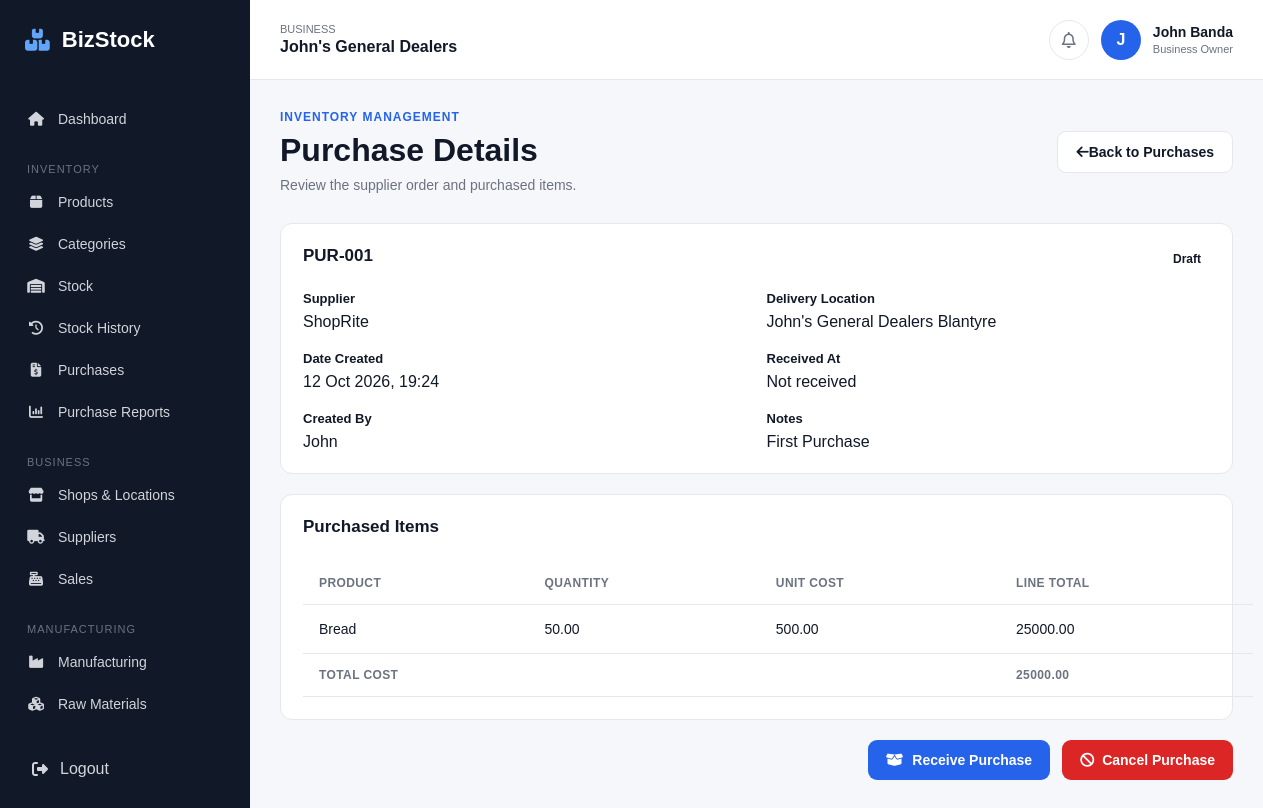
/inventory/purchases/1/ (signed in), run on an earlier commit of the app's database.
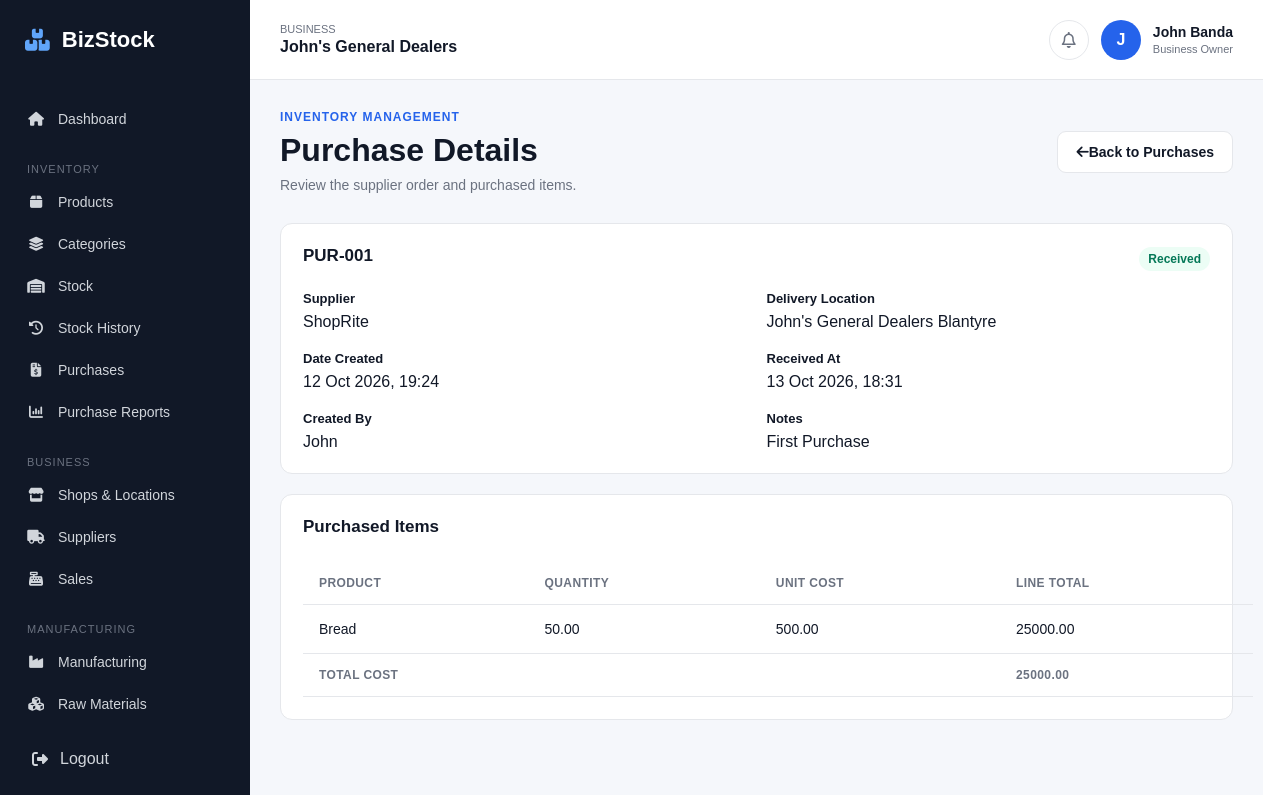
And on a later commit of the database.
### inventory/models.py (models this page shows, shortened)
class Purchase(models.Model):
    STATUS_CHOICES = [
        ('draft', 'Draft'),
        ('received', 'Received'),
        ('cancelled', 'Cancelled'),
    ]
    business = models.ForeignKey(
        Business,
        on_delete=models.CASCADE,
        related_name='purchases'
    )
    supplier = models.ForeignKey(
        Supplier,
        on_delete=models.PROTECT,
        related_name='purchases'
    )
    location = models.ForeignKey(
        'shops.Location',
        on_delete=models.PROTECT,
        related_name='purchases'
    )
    reference = models.CharField(
        max_length=100,
        blank=True
    )
    status = models.CharField(
        max_length=20,
        choices=STATUS_CHOICES,
        default='draft'
    )
    notes = models.TextField(blank=True)
    created_by = models.ForeignKey(
        settings.AUTH_USER_MODEL,
        on_delete=models.SET_NULL,
        null=True,
        blank=True
    )
    created_at = models.DateTimeField(
        auto_now_add=True
    )
    received_at = models.DateTimeField(
        null=True,
        blank=True
    )
    class Meta:
        ordering = ['-created_at']
    @property
    def total_cost(self):
        return sum(
            (item.line_total for item in self.items.all()),
            start=Decimal('0.00')
        )

class Supplier(models.Model):
    business = models.ForeignKey(
        Business,
        on_delete=models.CASCADE,
        related_name='suppliers'
    )
    name = models.CharField(max_length=200)
    contact_person = models.CharField(
        max_length=150,
        blank=True
    )
    email = models.EmailField(blank=True)
    phone = models.CharField(
        max_length=30,
        blank=True
    )
    address = models.TextField(blank=True)
    notes = models.TextField(blank=True)
    is_active = models.BooleanField(default=True)
    created_at = models.DateTimeField(
        auto_now_add=True
    )
    class Meta:
        ordering = ['name']

class PurchaseItem(models.Model):
    purchase = models.ForeignKey(
        Purchase,
        on_delete=models.CASCADE,
        related_name='items'
    )
    product = models.ForeignKey(
        Product,
        on_delete=models.PROTECT,
        related_name='purchase_items'
    )
    quantity = models.DecimalField(
        max_digits=12,
        decimal_places=2,
        validators=[MinValueValidator(0.01)]
    )
    unit_cost = models.DecimalField(
        max_digits=12,
        decimal_places=2,
        validators=[MinValueValidator(0)]
    )
    @property
    def line_total(self):
        return self.quantity * self.unit_cost

### shops/models.py (models this page shows, shortened)
class Location(models.Model):
    LOCATION_TYPES = [
        ('factory', 'Factory'),
        ('shop', 'Shop'),
    ]
    business = models.ForeignKey(
        Business,
        on_delete=models.CASCADE,
        related_name='locations'
    )
    name = models.CharField(
        max_length=150
    )
    location_type = models.CharField(
        max_length=20,
        choices=LOCATION_TYPES
    )
    address = models.TextField(
        blank=True
    )
    phone = models.CharField(
        max_length=30,
        blank=True
    )
    is_active = models.BooleanField(
        default=True
    )
    created_at = models.DateTimeField(
        auto_now_add=True
    )
    class Meta:
        ordering = ['name']

### inventory/views.py (the view)
# urls.py: path('purchases/<int:purchase_id>/', views.purchase_detail, name='purchase_detail'),
@login_required
def purchase_detail(request, purchase_id):
    business = request.user.userprofile.business
    purchase = get_object_or_404(
        Purchase.objects.select_related(
            'supplier',
            'location',
            'created_by',
        ).prefetch_related('items__product'),
        id=purchase_id,
        business=business,
    )
    return render(
        request,
        'inventory/purchase_detail.html',
        {
            'purchase': purchase,
            'items': purchase.items.all(),
        },
    )

### templates/inventory/purchase_detail.html (shortened to what this page needs)
{% extends 'base.html' %}
{% block content %}
<div class="page-header">
    <div>
        <p class="page-label">INVENTORY MANAGEMENT</p>
        <h1>Purchase Details</h1>
        <p class="page-description">
            Review the supplier order and purchased items.
        </p>
    </div>
    <a href="{% url 'purchase_list' %}" class="secondary-button">
        <i class="fa-solid fa-arrow-left"></i>
        Back to Purchases
    </a>
</div>
<div class="dashboard-panel">
    <div class="panel-header">
        <h2>
            {{ purchase.reference|default:"Purchase" }}
        </h2>
        <span class="status-badge {% if purchase.status == 'received' %}active{% elif purchase.status == 'cancelled' %}inactive{% endif %}">
            {{ purchase.get_status_display }}
        </span>
    </div>
    <div class="form-grid">
        <div class="form-group">
            <label>Supplier</label>
            <p>{{ purchase.supplier.name }}</p>
        </div>
        <div class="form-group">
            <label>Delivery Location</label>
            <p>{{ purchase.location.name }}</p>
        </div>
        <div class="form-group">
            <label>Date Created</label>
            <p>{{ purchase.created_at|date:"d M Y, H:i" }}</p>
        </div>
        <div class="form-group">
            <label>Received At</label>
            <p>
                {% if purchase.received_at %}
                    {{ purchase.received_at|date:"d M Y, H:i" }}
                {% else %}
                    Not received
                {% endif %}
            </p>
        </div>
        <div class="form-group">
            <label>Created By</label>
            <p>{{ purchase.created_by|default:"Unknown" }}</p>
        </div>
        <div class="form-group">
            <label>Notes</label>
            <p>{{ purchase.notes|default:"No notes provided."|linebreaksbr }}</p>
        </div>
    </div>
</div>
<div class="dashboard-panel">
    <div class="panel-header">
        <h2>Purchased Items</h2>
    </div>
    <div class="table-responsive">
        <table class="data-table">
            <thead>
                <tr>
                    <th>Product</th>
                    <th>Quantity</th>
                    <th>Unit Cost</th>
                    <th>Line Total</th>
                </tr>
            </thead>
            <tbody>
                {% for item in items %}
                    <tr>
                        <td>{{ item.product.name }}</td>
                        <td>{{ item.quantity|floatformat:2 }}</td>
                        <td>{{ item.unit_cost|floatformat:2 }}</td>
                        <td>{{ item.line_total|floatformat:2 }}</td>
                    </tr>
                {% empty %}
                    <tr>
                        <td colspan="4">No items on this purchase.</td>
                    </tr>
                {% endfor %}
            </tbody>
            <tfoot>
                <tr>
                    <th colspan="3">Total Cost</th>
                    <th>{{ purchase.total_cost|floatformat:2 }}</th>
                </tr>
            </tfoot>
        </table>
    </div>
</div>
{% if purchase.status == 'draft' %}
    <div class="form-actions">
        <form method="post"
              action="{% url 'purchase_receive' purchase.id %}"
              onsubmit="return confirm('Receive this purchase and update stock?');">
            <button type="submit" class="primary-button">
                <i class="fa-solid fa-box-open"></i>
                Receive Purchase
            </button>
        </form>
        <form method="post"
              action="{% url 'purchase_cancel' purchase.id %}"
              onsubmit="return confirm('Cancel this draft purchase? This cannot be undone.');">
            <button type="submit" class="danger-button">
                <i class="fa-solid fa-ban"></i>
                Cancel Purchase
            </button>
        </form>
    </div>
{% endif %}
{% endblock %}

What changed in the data, as far as the page shows it:
changed Purchase "PUR-001": status "Draft" → "Received"; received_at (not shown) → "13 Oct 2026, 18:31"
Also different on the page:
text no longer shown: "Not received Receive Purchase Cancel Purchase"
